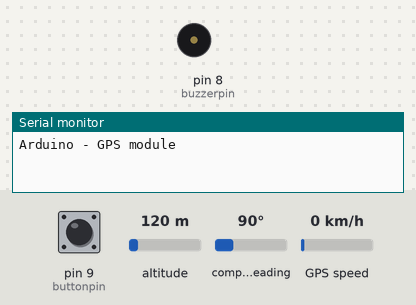
The sketch below on a simulated Arduino Uno, built with avr-gcc and run on an emulated ATmega328P. Parts: buzzer (waves = sounding, pin HIGH), the last lines printed to the serial monitor. Inputs (shaded band) come from the test bench; at power-on: pin 9 (buttonpin) LOW, altitude 120 m, compass heading 90°, GPS speed 0 km/h. The GPS gets a fix after 3 s at 37.7749, -122.4194 with 8 satellites.

Above: at 1.2 s.
1.3 s: pin 9 (buttonpin) pulled HIGH for 0.15 s
At 1.37 s:
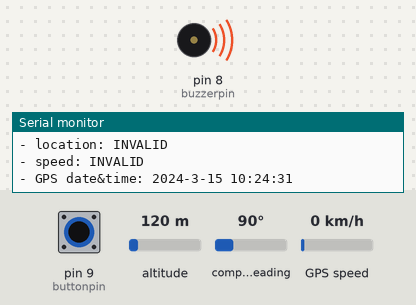
2.9 s: pin 9 (buttonpin) pulled HIGH for 3.2 s
At 6.9 s:
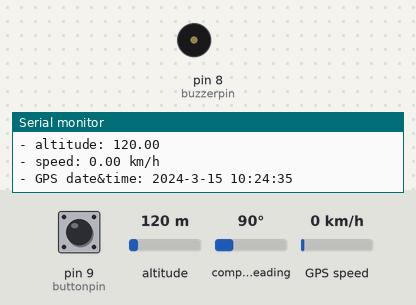
Timing chart, 0 to 8.4 s (numbered marks = the images above; inputs shaded):
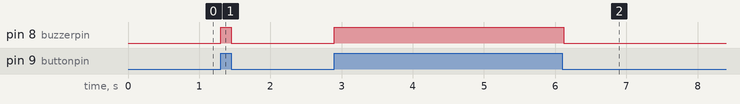

Measured:
- after the input at 1.3 s, pin 8 (buzzerpin): LOW → HIGH at once, → LOW 0.15 s later
- after the input at 2.9 s, pin 8 (buzzerpin): LOW → HIGH at once, → LOW 3.2 s later

The sketch:

teste-alarme-gps.ino
```cpp
#include <TinyGPS++.h>
#include <SoftwareSerial.h>

const int RX_PIN = 6, TX_PIN = 5;
const uint32_t GPS_BAUD = 9600; //Entrada padrão do NEO-6M é 9600


TinyGPSPlus gps; // The TinyGPS++ object
SoftwareSerial gpsSerial(RX_PIN, TX_PIN);

int buttonpin= 9;   // Declara a variável do botão no pino digital 9
int buzzerpin= 8;  // declara a variável para armazenar o alarme no pino digital 8
int pinstatus;     // declare a variável para o estado do dos pinos
void setup() {
  pinMode(buttonpin, INPUT);
  pinMode(buzzerpin,OUTPUT);

  Serial.begin(9600);
  gpsSerial.begin(GPS_BAUD);

  Serial.println(F("Arduino - GPS module"));
}
void loop()
{
 pinstatus=digitalRead(buttonpin);     // Lê o estado da entrada digital e armazena o valor da variável dpinstatus
 if (pinstatus==HIGH)                 // Declara condição que verifica o status da entrada, pinstatus HIGH define
 {                                   //   que quando o botão for apertado o valor do pinstatus vai se tornar HIGH/"ativo"
  digitalWrite(buzzerpin,HIGH);     // Declara que quando estado da entrada for HIGH, então o buzzer/alarme vai ser declarado como HIGH e ele vai ser acionado
  if (gpsSerial.available() > 0) {    // Ativando o Módulo de GPS que verifica com o uso da biblioteca TinyGPS++ latitude, altitude, velocidade e declara data e hora
    if (gps.encode(gpsSerial.read())) {    //Quando o valor for diferente de 0 realiza a leitura das informações dadas pelo GPS
      if (gps.location.isValid()) {
        Serial.print(F("- latitude: "));
        Serial.println(gps.location.lat());

        Serial.print(F("- longitude: "));
        Serial.println(gps.location.lng());

        Serial.print(F("- altitude: "));
        if (gps.altitude.isValid())
          Serial.println(gps.altitude.meters());
        else
          Serial.println(F("INVALID"));
      } else {
        Serial.println(F("- location: INVALID"));
      }

      Serial.print(F("- speed: "));
      if (gps.speed.isValid()) {
        Serial.print(gps.speed.kmph());
        Serial.println(F(" km/h"));
      } else {
        Serial.println(F("INVALID")); //Caso não esteja recebendo a informação aparecerá uma mensagem dando como "inválido" no monitor serial
      }

      Serial.print(F("- GPS date&time: "));
      if (gps.date.isValid() && gps.time.isValid()) {
        Serial.print(gps.date.year());
        Serial.print(F("-"));
        Serial.print(gps.date.month());
        Serial.print(F("-"));
        Serial.print(gps.date.day());
        Serial.print(F(" "));
        Serial.print(gps.time.hour());
        Serial.print(F(":"));
        Serial.print(gps.time.minute());
        Serial.print(F(":"));
        Serial.println(gps.time.second());
      } else {
        Serial.println(F("INVALID"));
      }

      Serial.println(); //
    }
  }

  if (millis() > 5000 && gps.charsProcessed() < 10)
    Serial.println(F("No GPS data received: check wiring"));

       // Liga o alarme (buzzer)
 }
 else
 {
  digitalWrite(buzzerpin,LOW);     // Desliga o alarme (buzzer)
 }
}
```
